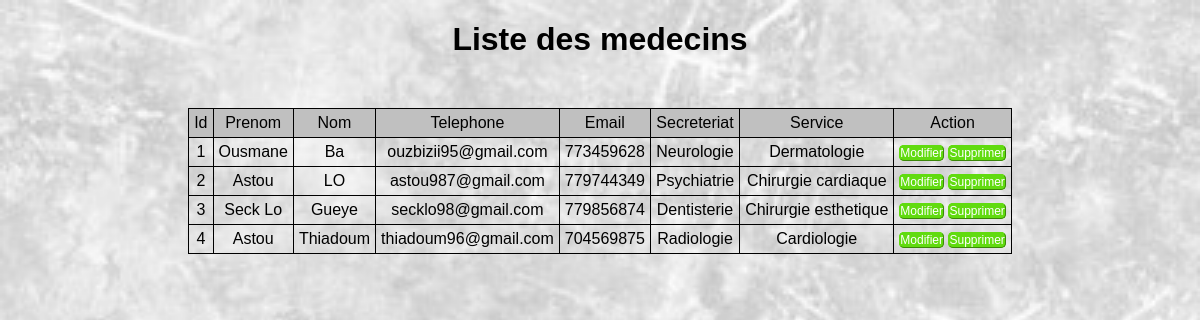
The page /listemedecin.php on the database its author committed.
### tables this page shows
CREATE TABLE `medecin` (
  `Id_Medecin` int(11) NOT NULL,
  `Prenom_Medecin` varchar(100) NOT NULL,
  `Nom_Medecin` varchar(100) NOT NULL,
  `Email_Medecin` varchar(100) NOT NULL,
  `Telephone_Medecin` varchar(100) NOT NULL,
  `Id_Service` int(11) NOT NULL,
  `Id_Specialiter` int(11) NOT NULL
);

CREATE TABLE `service` (
  `Id_Service` int(11) NOT NULL,
  `Nom_Service` varchar(50) NOT NULL
);

CREATE TABLE `specialiter` (
  `Id_Specialiter` int(11) NOT NULL,
  `Nom_Specialiter` varchar(100) NOT NULL
);

### listemedecin.php (the view, shortened to what this page needs)
<?php
        $serveur = "localhost";
        $login = "root";
        $pass="";
     try{
         $connexion = new PDO("mysql:host=$serveur;dbname=gestionRv",$login,$pass);
         $requete=$connexion->prepare("SELECT Id_Medecin,Prenom_Medecin,Nom_Medecin,Email_Medecin,Telephone_Medecin,Nom_Service,Nom_Specialiter
          FROM medecin,service,specialiter
          WHERE medecin.Id_Service = service.Id_Service AND medecin.Id_Specialiter = specialiter.Id_Specialiter ");
         $requete->execute();
         $tableaus = $requete->fetchAll();
    }
    catch(PDOException $e){
        echo ('Echec : '.$e->getMessage());
    }
?>
<!DOCTYPE html>
<html lang="en">
<head>
</head>
<body>
<h1>Liste des medecins</h1>
<div class="liste">
		<table class="enregistrement">
			<tr class="titres">
				<td>Id</td>
                <td>Prenom</td>
				<td>Nom</td>
				<td>Telephone</td>
                <td>Email</td>
				<td>Secreteriat</td>
				<td>Service</td>
				<td>Action</td>
			</tr>
			<tr class="valeur">
				<?php
				foreach ($tableaus as $valu ) {
                    echo "<td>".$valu['Id_Medecin']."</td>";
                    echo "<td>".$valu['Prenom_Medecin']."</td>";
                    echo "<td>".$valu['Nom_Medecin']."</td>";
                    echo "<td>".$valu['Telephone_Medecin']."</td>";
                    echo "<td>".$valu['Email_Medecin']."</td>";
                    echo "<td>".$valu['Nom_Service']."</td>";
                    echo "<td>".$valu['Nom_Specialiter']."</td>";
				?>
				<td>
                <a href="form_modification.php?Id_Medecin=<?=$tableau['Id_Medecin']?>">Modifier</a>
                <a href="form_modification.php?Id_Medecin=<?=$tableau['Id_Medecin']?>">Supprimer</a>
				</td>
			</tr>
			<?php
				}
			?>
		</table>
</body>
</html>

### listemedecin.php (style rules this page uses)
body { margin: 0%; padding: 0%; background-image: url(images/page.jpg); background-size: cover; background-repeat: repeat; background-size: cover; font-family: "montserrat",sans-serif; }
h1 { text-align: center; }
a { text-decoration: none; width: 30%; height: 20px; font-size: 12px; border: 1px rgb(97, 219, 15) outset; border-radius: 5px; color: #fff; background-color: rgb(97, 219, 15); }
table { text-align: center; margin: auto; margin-top: 50px; }
td { padding: 5px; border: 1px #000 solid; max-width: 250px; word-wrap: break-word; }
.enregistrement { border-collapse: collapse; }
.titres { background-color: silver; text-align: center; border-top-left-radius: 10px; border-top-right-radius: 10px; }

### rows shown on the page
medecin: Id_Medecin "1", Prenom_Medecin "Ousmane", Nom_Medecin "Ba", Telephone_Medecin "ouzbizii95@gmail.com", Email_Medecin "773459628", Id_Service.Nom_Service "Neurologie", Id_Specialiter.Nom_Specialiter "Dermatologie"
medecin: Id_Medecin "2", Prenom_Medecin "Astou", Nom_Medecin "LO", Telephone_Medecin "astou987@gmail.com", Email_Medecin "779744349", Id_Service.Nom_Service "Psychiatrie", Id_Specialiter.Nom_Specialiter "Chirurgie cardiaque"
medecin: Id_Medecin "3", Prenom_Medecin "Seck Lo", Nom_Medecin "Gueye", Telephone_Medecin "secklo98@gmail.com", Email_Medecin "779856874", Id_Service.Nom_Service "Dentisterie", Id_Specialiter.Nom_Specialiter "Chirurgie esthetique"
medecin: Id_Medecin "4", Prenom_Medecin "Astou", Nom_Medecin "Thiadoum", Telephone_Medecin "thiadoum96@gmail.com", Email_Medecin "704569875", Id_Service.Nom_Service "Radiologie", Id_Specialiter.Nom_Specialiter "Cardiologie"
